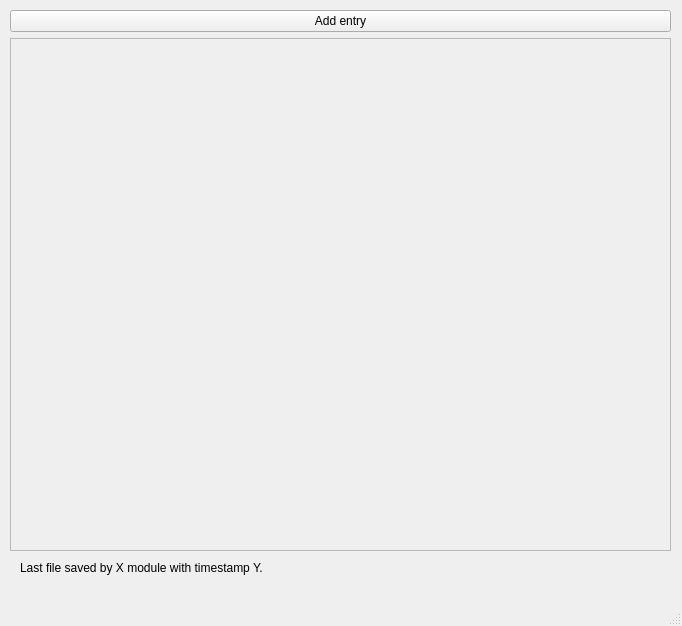
<?xml version="1.0" encoding="UTF-8"?>
<ui version="4.0">
 <class>MainWindow</class>
 <widget class="QMainWindow" name="MainWindow">
  <property name="geometry">
   <rect>
    <x>0</x>
    <y>0</y>
    <width>682</width>
    <height>626</height>
   </rect>
  </property>
  <property name="windowTitle">
   <string>qudi: Metadata</string>
  </property>
  <property name="locale">
   <locale language="English" country="UnitedStates"/>
  </property>
  <widget class="QWidget" name="centralwidget">
   <widget class="QWidget" name="verticalLayoutWidget">
    <property name="geometry">
     <rect>
      <x>10</x>
      <y>10</y>
      <width>661</width>
      <height>541</height>
     </rect>
    </property>
    <layout class="QVBoxLayout" name="verticalLayout">
     <property name="bottomMargin">
      <number>0</number>
     </property>
     <item>
      <layout class="QHBoxLayout" name="horizontalLayout">
       <item>
        <widget class="QPushButton" name="add_pushButton">
         <property name="text">
          <string>Add entry</string>
         </property>
        </widget>
       </item>
      </layout>
     </item>
     <item>
      <widget class="QScrollArea" name="scrollArea">
       <property name="widgetResizable">
        <bool>true</bool>
       </property>
       <widget class="QWidget" name="scrollAreaWidgetContents">
        <property name="geometry">
         <rect>
          <x>0</x>
          <y>0</y>
          <width>653</width>
          <height>497</height>
         </rect>
        </property>
        <widget class="QWidget" name="gridLayoutWidget">
         <property name="geometry">
          <rect>
           <x>9</x>
           <y>9</y>
           <width>631</width>
           <height>481</height>
          </rect>
         </property>
         <layout class="QGridLayout" name="gridLayout"/>
        </widget>
       </widget>
      </widget>
     </item>
    </layout>
   </widget>
   <widget class="QLabel" name="last_file_label">
    <property name="geometry">
     <rect>
      <x>20</x>
      <y>560</y>
      <width>651</width>
      <height>16</height>
     </rect>
    </property>
    <property name="text">
     <string>Last file saved by X module with timestamp Y.</string>
    </property>
   </widget>
  </widget>
  <widget class="QMenuBar" name="menubar">
   <property name="geometry">
    <rect>
     <x>0</x>
     <y>0</y>
     <width>682</width>
     <height>25</height>
    </rect>
   </property>
  </widget>
  <widget class="QStatusBar" name="statusbar"/>
 </widget>
 <resources/>
 <connections/>
</ui>
